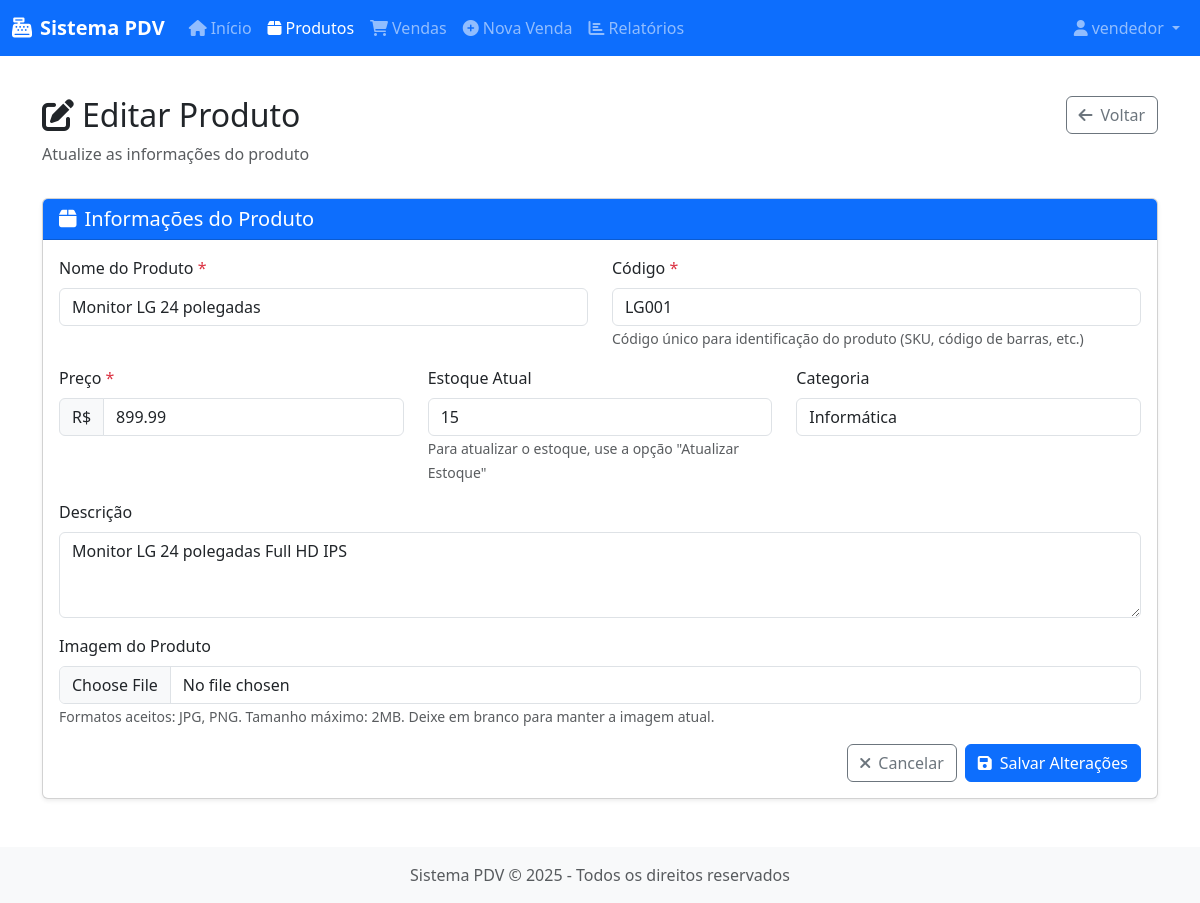
Screenshot of /products/2/edit (signed in) with the database file from the repository.
### app/models/user.py (models this page shows, shortened)
class User(UserMixin, db.Model):
    __tablename__ = 'users'
    id = db.Column(db.Integer, primary_key=True)
    username = db.Column(db.String(64), unique=True, index=True, nullable=False)
    email = db.Column(db.String(120), unique=True, index=True, nullable=False)
    password_hash = db.Column(db.String(128), nullable=False)
    role = db.Column(db.String(20), default='vendedor')  # 'admin' ou 'vendedor'
    created_at = db.Column(db.DateTime, default=datetime.utcnow)
    last_login = db.Column(db.DateTime, nullable=True)
    active = db.Column(db.Boolean, default=True)
    sales = db.relationship('Sale', backref='seller', lazy='dynamic')
    def is_admin(self):
        return self.role == 'admin'

### app/models/product.py (models this page shows, shortened)
class Product(db.Model):
    __tablename__ = 'products'
    id = db.Column(db.Integer, primary_key=True)
    name = db.Column(db.String(100), nullable=False)
    code = db.Column(db.String(50), unique=True, nullable=False)
    description = db.Column(db.Text, nullable=True)
    price = db.Column(db.Float, nullable=False)
    stock_quantity = db.Column(db.Integer, default=0)
    min_stock = db.Column(db.Integer, default=5)  # Estoque mínimo
    category = db.Column(db.String(50), nullable=True)
    image_path = db.Column(db.String(255), nullable=True)
    created_at = db.Column(db.DateTime, default=datetime.utcnow)
    updated_at = db.Column(db.DateTime, default=datetime.utcnow, onupdate=datetime.utcnow)
    active = db.Column(db.Boolean, default=True)
    sale_items = db.relationship('SaleItem', backref='product', lazy='dynamic')
    stock_movements = db.relationship('StockMovement', backref='product', lazy='dynamic')

### app/routes/products.py (the view, shortened to what this page needs)
@products.route('/products/<int:product_id>/edit', methods=['GET', 'POST'])
@login_required
def edit(product_id):
    product = Product.query.get_or_404(product_id)
    categories = db.session.query(Product.category).distinct().all()
    categories = [cat[0] for cat in categories if cat[0]]
    return render_template('products/edit.html', product=product, categories=categories)

### app/__init__.py (called while the page is built)
def create_app(config_class=Config):
    app = Flask(__name__)
    app.config.from_object(config_class)
    db.init_app(app)
    migrate.init_app(app, db)
    login_manager.init_app(app)
    from app.routes.auth import auth as auth_blueprint
    app.register_blueprint(auth_blueprint)
    from app.routes.main import main as main_blueprint
    app.register_blueprint(main_blueprint)
    from app.routes.products import products as products_blueprint
    app.register_blueprint(products_blueprint)
    from app.routes.sales import sales as sales_blueprint
    app.register_blueprint(sales_blueprint)
    from app.routes.reports import reports as reports_blueprint
    app.register_blueprint(reports_blueprint)
    @app.context_processor
    def inject_now():
        return {'now': datetime.utcnow()}
    with app.app_context():
        db.create_all()
    return app

### app/models/user.py (called while the page is built)
@login_manager.user_loader
def load_user(user_id):
    return User.query.get(int(user_id))

### app/templates/products/edit.html (shortened to what this page needs)
{% extends "base.html" %}
{% block content %}
<div class="row mb-3">
    <div class="col">
        <h2><i class="fas fa-edit me-2"></i>Editar Produto</h2>
        <p class="text-muted">Atualize as informações do produto</p>
    </div>
    <div class="col-auto">
        <a href="{{ url_for('products.show', product_id=product.id) }}" class="btn btn-outline-secondary">
            <i class="fas fa-arrow-left me-2"></i>Voltar
        </a>
    </div>
</div>
<div class="card">
    <div class="card-header bg-primary text-white">
        <h5 class="mb-0"><i class="fas fa-box me-2"></i>Informações do Produto</h5>
    </div>
    <div class="card-body">
        <form method="POST" action="{{ url_for('products.edit', product_id=product.id) }}" enctype="multipart/form-data">
            <div class="row mb-3">
                <div class="col-md-6">
                    <label for="name" class="form-label">Nome do Produto <span class="text-danger">*</span></label>
                    <input type="text" class="form-control" id="name" name="name" value="{{ product.name }}" required>
                </div>
                <div class="col-md-6">
                    <label for="code" class="form-label">Código <span class="text-danger">*</span></label>
                    <input type="text" class="form-control" id="code" name="code" value="{{ product.code }}" required>
                    <small class="text-muted">Código único para identificação do produto (SKU, código de barras, etc.)</small>
                </div>
            </div>
            <div class="row mb-3">
                <div class="col-md-4">
                    <label for="price" class="form-label">Preço <span class="text-danger">*</span></label>
                    <div class="input-group">
                        <span class="input-group-text">R$</span>
                        <input type="number" class="form-control" id="price" name="price" step="0.01" min="0" value="{{ product.price }}" required>
                    </div>
                </div>
                <div class="col-md-4">
                    <label for="stock_quantity" class="form-label">Estoque Atual</label>
                    <input type="number" class="form-control" id="stock_quantity" value="{{ product.stock_quantity }}" readonly>
                    <small class="text-muted">Para atualizar o estoque, use a opção "Atualizar Estoque"</small>
                </div>
                <div class="col-md-4">
                    <label for="category" class="form-label">Categoria</label>
                    <input type="text" class="form-control" id="category" name="category" value="{{ product.category or '' }}" list="categories">
                </div>
            </div>
            <div class="mb-3">
                <label for="description" class="form-label">Descrição</label>
                <textarea class="form-control" id="description" name="description" rows="3">{{ product.description or '' }}</textarea>
            </div>
            <div class="mb-3">
                <label for="image" class="form-label">Imagem do Produto</label>
                <input type="file" class="form-control" id="image" name="image" accept="image/*">
                <small class="text-muted">Formatos aceitos: JPG, PNG. Tamanho máximo: 2MB. Deixe em branco para manter a imagem atual.</small>
            </div>
            <div class="d-grid gap-2 d-md-flex justify-content-md-end">
                <a href="{{ url_for('products.show', product_id=product.id) }}" class="btn btn-outline-secondary">
                    <i class="fas fa-times me-2"></i>Cancelar
                </a>
                <button type="submit" class="btn btn-primary">
                    <i class="fas fa-save me-2"></i>Salvar Alterações
                </button>
            </div>
        </form>
    </div>
</div>
{% endblock %}

### app/templates/base.html (shortened to what this page needs)
<!DOCTYPE html>
<html lang="pt-br">
<head>
    <link href="https://cdn.jsdelivr.net/npm/bootstrap@5.3.0-alpha1/dist/css/bootstrap.min.css" rel="stylesheet">
    <link rel="stylesheet" href="https://cdnjs.cloudflare.com/ajax/libs/font-awesome/6.0.0/css/all.min.css">
    <link rel="stylesheet" href="{{ url_for('static', filename='css/style.css') }}">
</head>
<body>
    {% if current_user.is_authenticated %}
    <nav class="navbar navbar-expand-lg navbar-dark bg-primary">
        <div class="container-fluid">
            <a class="navbar-brand" href="{{ url_for('main.index') }}">
                <i class="fas fa-cash-register me-2"></i>Sistema PDV
            </a>
            <div class="collapse navbar-collapse" id="navbarNav">
                <ul class="navbar-nav me-auto">
                    <li class="nav-item">
                        <a class="nav-link" href="{{ url_for('main.index') }}">
                            <i class="fas fa-home me-1"></i>Início
                        </a>
                    </li>
                    <li class="nav-item">
                        <a class="nav-link" href="{{ url_for('products.index') }}">
                            <i class="fas fa-box me-1"></i>Produtos
                        </a>
                    </li>
                    <li class="nav-item">
                        <a class="nav-link" href="{{ url_for('sales.index') }}">
                            <i class="fas fa-shopping-cart me-1"></i>Vendas
                        </a>
                    </li>
                    <li class="nav-item">
                        <a class="nav-link" href="{{ url_for('sales.new') }}">
                            <i class="fas fa-plus-circle me-1"></i>Nova Venda
                        </a>
                    </li>
                    <li class="nav-item">
                        <a class="nav-link" href="{{ url_for('reports.index') }}">
                            <i class="fas fa-chart-bar me-1"></i>Relatórios
                        </a>
                    </li>
                </ul>
                <ul class="navbar-nav">
                    <li class="nav-item dropdown">
                        <a class="nav-link dropdown-toggle" href="#" id="userDropdown" role="button" data-bs-toggle="dropdown">
                            <i class="fas fa-user me-1"></i>{{ current_user.username }}
                        </a>
                    </li>
                </ul>
            </div>
        </div>
    </nav>
    {% endif %}
    <main class="container py-4">
        {% block content %}{% endblock %}
    </main>
    <footer class="footer mt-auto py-3 bg-light">
        <div class="container text-center">
            <span class="text-muted">Sistema PDV &copy; {{ now.year }} - Todos os direitos reservados</span>
        </div>
    </footer>
</body>
</html>

### app/static/css/style.css (style rules this page uses)
body { min-height: 100vh; display: flex; flex-direction: column; }
main { flex: 1; }
.navbar-brand { font-weight: bold; }
.card { box-shadow: 0 0.125rem 0.25rem rgba(0, 0, 0, 0.075); margin-bottom: 1.5rem; }
.card-header { font-weight: 500; }
.form-label { font-weight: 500; }

### rows the page displays
User: username "vendedor"
Product: name "Monitor LG 24 polegadas", code "LG001", price "899.99", stock_quantity "15", category "Informática", description "Monitor LG 24 polegadas Full HD IPS"
